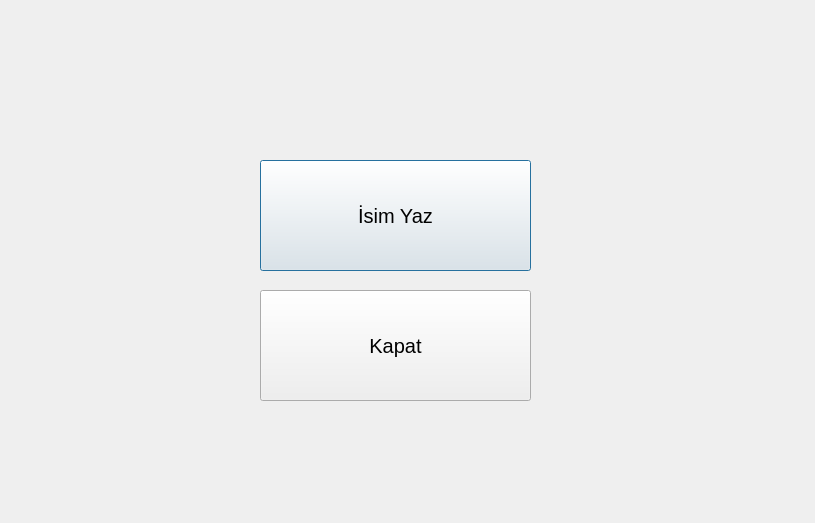
<?xml version="1.0" encoding="UTF-8"?>
<ui version="4.0">
 <class>Dialog</class>
 <widget class="QDialog" name="Dialog">
  <property name="geometry">
   <rect>
    <x>0</x>
    <y>0</y>
    <width>815</width>
    <height>523</height>
   </rect>
  </property>
  <property name="windowTitle">
   <string>Dialog</string>
  </property>
  <widget class="QPushButton" name="btnYaz">
   <property name="geometry">
    <rect>
     <x>260</x>
     <y>160</y>
     <width>271</width>
     <height>111</height>
    </rect>
   </property>
   <property name="font">
    <font>
     <pointsize>15</pointsize>
    </font>
   </property>
   <property name="cursor">
    <cursorShape>ArrowCursor</cursorShape>
   </property>
   <property name="text">
    <string>İsim Yaz</string>
   </property>
  </widget>
  <widget class="QPushButton" name="btnKapat">
   <property name="geometry">
    <rect>
     <x>260</x>
     <y>290</y>
     <width>271</width>
     <height>111</height>
    </rect>
   </property>
   <property name="font">
    <font>
     <pointsize>15</pointsize>
    </font>
   </property>
   <property name="text">
    <string>Kapat</string>
   </property>
  </widget>
 </widget>
 <resources/>
 <connections/>
</ui>
